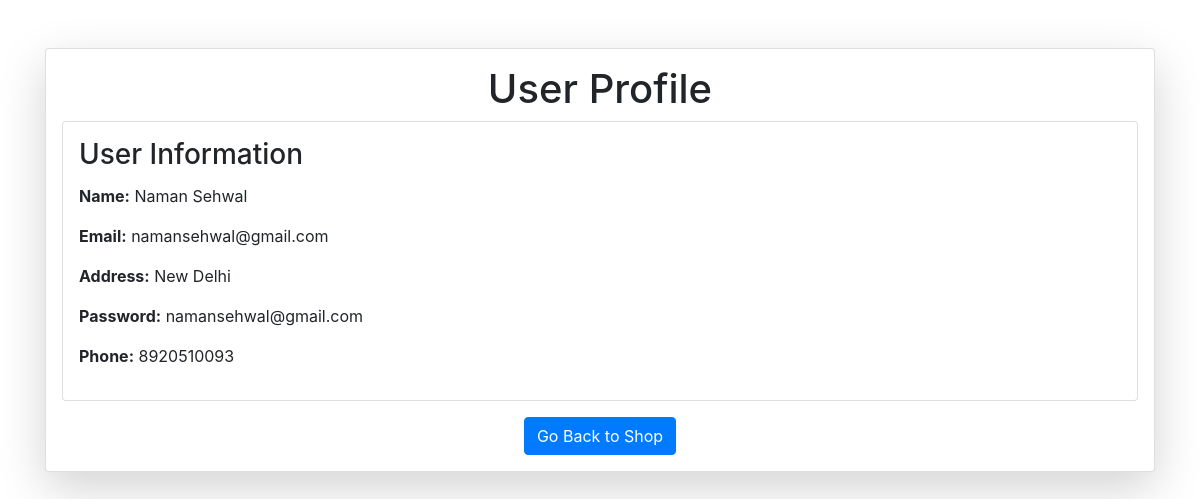
The page /profile/2 on the database its author committed.
### vault.py (models this page shows, shortened)
class User(Base):
    __tablename__ = 'users'
    id = Column(Integer, primary_key=True, autoincrement=True)
    name = Column('name',String)
    email = Column('email',String)
    password = Column('password', String)
    address = Column('address', String)
    phone_number = Column('phone_number', String)
    admin = Column('admin', Integer, default=0)

### user_routes.py (the view)
@app.route('/profile/<int:pid>')
def profile(pid):
    user = agent.query(User).filter(User.id == pid).first()
    return render_template('user/profile.html', user=user)

### templates/user/profile.html (shortened to what this page needs)
<!DOCTYPE html>
<html lang="en">
  <head>
    <link
      rel="stylesheet"
      href="https://stackpath.bootstrapcdn.com/bootstrap/4.5.2/css/bootstrap.min.css"
    />
  </head>
  <body>
    <div class="container mt-5 mb-5">
      <div class="card shadow-lg p-3 mb-5 bg-white rounded">
        <div class="row g-0">
          <div class="col-md-12">
            <h1 class="text-center">User Profile</h1>
            <div class="card p-3 mb-3">
              <h3 class="card-title">User Information</h3>
              <p><strong>Name:</strong> {{user.name}}</p>
              <p><strong>Email:</strong> {{user.email}}</p>
              <p><strong>Address:</strong> {{user.address}}</p>
              <p><strong>Password:</strong> {{user.password}}</p>
              <p><strong>Phone:</strong> {{user.phone_number}}</p>
            </div>
            <div class="d-flex justify-content-center">
              <a href="/home" class="btn btn-primary">Go Back to Shop</a>
            </div>
          </div>
        </div>
      </div>
    </div>
  </body>
</html>

### rows shown on the page
User: name "Naman Sehwal", email "namansehwal@gmail.com", address "New Delhi", password "namansehwal@gmail.com", phone_number "8920510093"
